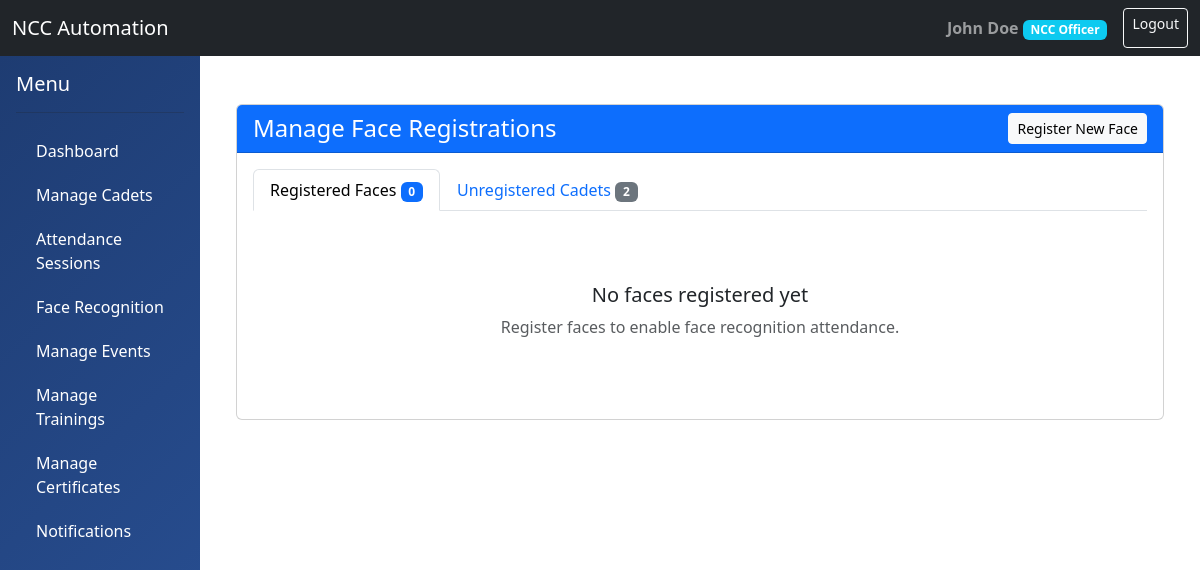
The app's page /attendance/face/manage/ (signed in), older data.
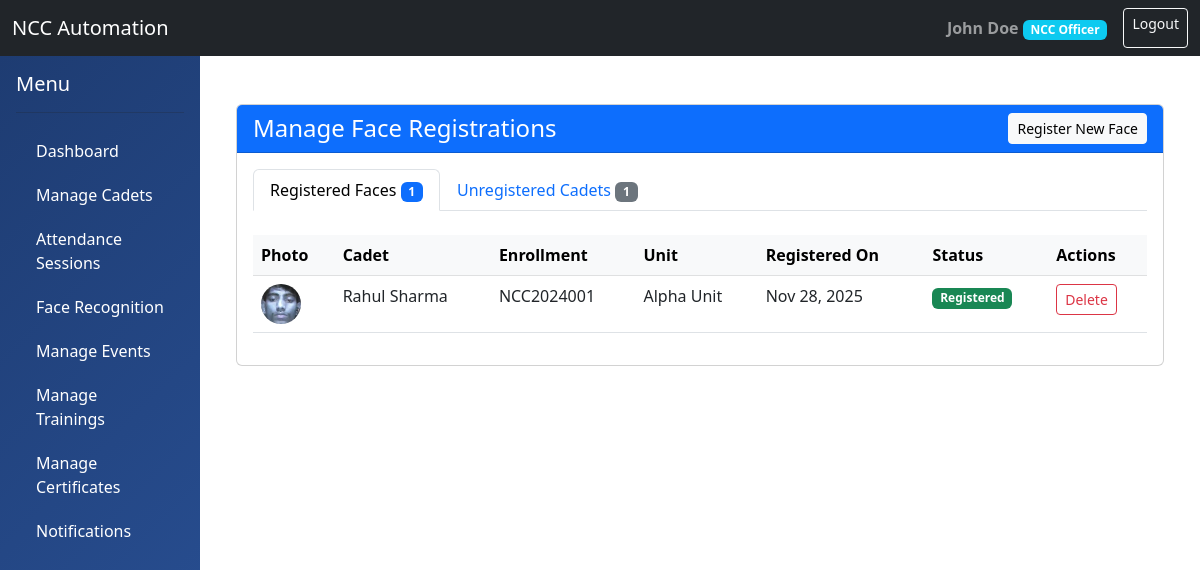
The same page, newer data.
### accounts/models.py (models this page shows, shortened)
class Cadet(models.Model):
    RANK_CHOICES = (
        ('CDT', 'Cadet'),
        ('LCPL', 'Lance Corporal'),
        ('CPL', 'Corporal'),
        ('SGT', 'Sergeant'),
        ('SUO', 'Senior Under Officer'),
    )
    user = models.OneToOneField(User, on_delete=models.CASCADE, related_name='cadet_profile')
    rank = models.CharField(max_length=10, choices=RANK_CHOICES, default='CDT')
    unit = models.ForeignKey('units.Unit', on_delete=models.SET_NULL, null=True, related_name='cadets')
    enrollment_number = models.CharField(max_length=50, unique=True)
    enrollment_date = models.DateField()
    college_name = models.CharField(max_length=200)
    course = models.CharField(max_length=100)
    year_of_study = models.IntegerField()
    roll_number = models.CharField(max_length=50)
    parent_name = models.CharField(max_length=200)
    parent_phone = models.CharField(max_length=15)
    parent_email = models.EmailField(blank=True, null=True)
    emergency_contact = models.CharField(max_length=15)
    blood_group = models.CharField(max_length=5, blank=True)
    height = models.DecimalField(max_digits=5, decimal_places=2, blank=True, null=True)
    weight = models.DecimalField(max_digits=5, decimal_places=2, blank=True, null=True)
    assigned_officer = models.ForeignKey(Officer, on_delete=models.SET_NULL, null=True, blank=True, related_name='assigned_cadets')
    class Meta:
        db_table = 'cadets'

class User(AbstractUser):
    ROLE_CHOICES = (
        ('ADMIN', 'Administrator'),
        ('OFFICER', 'NCC Officer'),
        ('CADET', 'Cadet'),
    )
    role = models.CharField(max_length=10, choices=ROLE_CHOICES, default='CADET')
    phone_number = models.CharField(max_length=15, blank=True, null=True)
    profile_picture = models.ImageField(upload_to='profiles/', blank=True, null=True)
    date_of_birth = models.DateField(blank=True, null=True)
    address = models.TextField(blank=True, null=True)
    created_at = models.DateTimeField(auto_now_add=True)
    updated_at = models.DateTimeField(auto_now=True)
    is_active_member = models.BooleanField(default=True)
    class Meta:
        db_table = 'users'
        permissions = (
            ('can_view_all_cadets', 'Can view all cadets'),
            ('can_manage_unit', 'Can manage unit'),
            ('can_mark_attendance', 'Can mark attendance'),
            ('can_create_events', 'Can create events'),
        )

### attendance/face_recognition/models.py (models this page shows, shortened)
class FaceEncoding(models.Model):
    cadet = models.OneToOneField(
        Cadet,
        on_delete=models.CASCADE,
        related_name='face_encoding',
        help_text="The cadet this face encoding belongs to"
    )
    encoding = models.BinaryField(help_text="Pickled face encoding data")
    face_thumbnail = models.ImageField(
        upload_to='face_thumbnails/',
        help_text="Thumbnail of the registered face"
    )
    is_active = models.BooleanField(
        default=True,
        help_text="Whether this face encoding is active"
    )
    created_at = models.DateTimeField(auto_now_add=True)
    updated_at = models.DateTimeField(auto_now=True)
    class Meta:
        db_table = 'face_encodings'
        verbose_name = 'Face Encoding'
        verbose_name_plural = 'Face Encodings'

### units/models.py (models this page shows, shortened)
class Unit(models.Model):
    WING_CHOICES = (
        ('ARMY', 'Army Wing'),
        ('NAVY', 'Navy Wing'),
        ('AIR', 'Air Wing'),
    )
    name = models.CharField(max_length=200)
    wing = models.CharField(max_length=10, choices=WING_CHOICES)
    unit_code = models.CharField(max_length=50, unique=True)
    location = models.CharField(max_length=200)
    contact_email = models.EmailField()
    contact_phone = models.CharField(max_length=15)
    established_date = models.DateField(blank=True, null=True)
    is_active = models.BooleanField(default=True)
    created_at = models.DateTimeField(auto_now_add=True)
    class Meta:
        db_table = 'units'
        ordering = ['name']

### attendance/views_face_recognition.py (the view)
@login_required
def face_management_view(request):
    if not (request.user.is_staff or hasattr(request.user, 'officer_profile')):
        return HttpResponse("You are not authorized to access this page.", status=403)
    unit = None
    if hasattr(request.user, 'officer_profile'):
        unit = request.user.officer_profile.unit
    try:
        cadets_with_faces = Cadet.objects.filter(
            face_encoding__isnull=False
        )
    except OperationalError as e:
        context = {
            'cadets_with_faces': [],
            'cadets_without_faces': [],
            'unit': None,
            'db_error': True,
            'db_error_message': str(e)
        }
        return render(request, 'attendance/face_management.html', context)
    if unit:
        cadets_with_faces = cadets_with_faces.filter(unit=unit)
    cadets_without_faces = Cadet.objects.filter(
        face_encoding__isnull=True
    )
    if unit:
        cadets_without_faces = cadets_without_faces.filter(unit=unit)
    context = {
        'cadets_with_faces': cadets_with_faces,
        'cadets_without_faces': cadets_without_faces,
        'unit': unit
    }
    return render(request, 'attendance/face_management.html', context)

### templates/attendance/face_management.html (shortened to what the changed rows need)
{% extends 'base.html' %}
{% load static %}
{% block content %}
<div class="container mt-4">
    <div class="card">
        <div class="card-body">
            <ul class="nav nav-tabs mb-4" id="faceTabs" role="tablist">
                <li class="nav-item" role="presentation">
                    <button class="nav-link active" id="registered-tab" data-bs-toggle="tab"
                            data-bs-target="#registered" type="button" role="tab"
                            aria-controls="registered" aria-selected="true">
                        Registered Faces <span class="badge bg-primary">{{ cadets_with_faces.count }}</span>
                    </button>
                </li>
                <li class="nav-item" role="presentation">
                    <button class="nav-link" id="unregistered-tab" data-bs-toggle="tab"
                            data-bs-target="#unregistered" type="button" role="tab"
                            aria-controls="unregistered" aria-selected="false">
                        Unregistered Cadets <span class="badge bg-secondary">{{ cadets_without_faces.count }}</span>
                    </button>
                </li>
            </ul>
            <div class="tab-content" id="faceTabsContent">
                <div class="tab-pane fade show active" id="registered" role="tabpanel" aria-labelledby="registered-tab">
                    {% if cadets_with_faces %}
                        <div class="table-responsive">
                            <table class="table table-hover">
                                <thead class="table-light">
                                    <tr>
                                        <th>Photo</th>
                                        <th>Cadet</th>
                                        <th>Enrollment</th>
                                        <th>Unit</th>
                                        <th>Registered On</th>
                                        <th>Status</th>
                                        <th>Actions</th>
                                    </tr>
                                </thead>
                                <tbody>
                                    {% for cadet in cadets_with_faces %}
                                        <tr>
                                            <td>
                                                <img src="{{ cadet.face_encoding.face_thumbnail.url }}"
                                                     alt="{{ cadet.user.get_full_name }}"
                                                     class="rounded-circle"
                                                     style="width: 40px; height: 40px; object-fit: cover;">
                                            </td>
                                            <td>{{ cadet.user.get_full_name }}</td>
                                            <td>{{ cadet.enrollment_number }}</td>
                                            <td>{{ cadet.unit.name }}</td>
                                            <td>{{ cadet.face_encoding.created_at|date:"M j, Y" }}</td>
                                            <td>
                                                <span class="badge bg-success">Registered</span>
                                            </td>
                                            <td>
                                                <button class="btn btn-sm btn-outline-danger delete-face"
                                                        data-cadet-id="{{ cadet.id }}"
                                                        data-cadet-name="{{ cadet.user.get_full_name }}">
                                                     Delete
                                                </button>
                                            </td>
                                        </tr>
                                    {% endfor %}
                                </tbody>
                            </table>
                        </div>
                    {% else %}
                        <div class="text-center py-5">
                            <h5>No faces registered yet</h5>
                            <p class="text-muted">Register faces to enable face recognition attendance.</p>
                        </div>
                    {% endif %}
                </div>
            </div>
        </div>
    </div>
</div>
{% endblock %}

Row changes from the older to the newer data that the page shows:
now on this page (row edited): Cadet: face_encoding.face_thumbnail (picture), user.get_full_name "Rahul Sharma", enrollment_number "NCC2024001", unit.name "Alpha Unit", face_encoding.created_at "Nov 28, 2025"
Text that changed along with them:
{{ cadets_with_faces.count }}: "0" → "1"
{{ cadets_without_faces.count }}: "2" → "1"
text no longer shown: "No faces registered yet Register faces to enable face recognition attendance."
text now shown: "Photo Cadet Enrollment Unit Registered On Status Actions"
